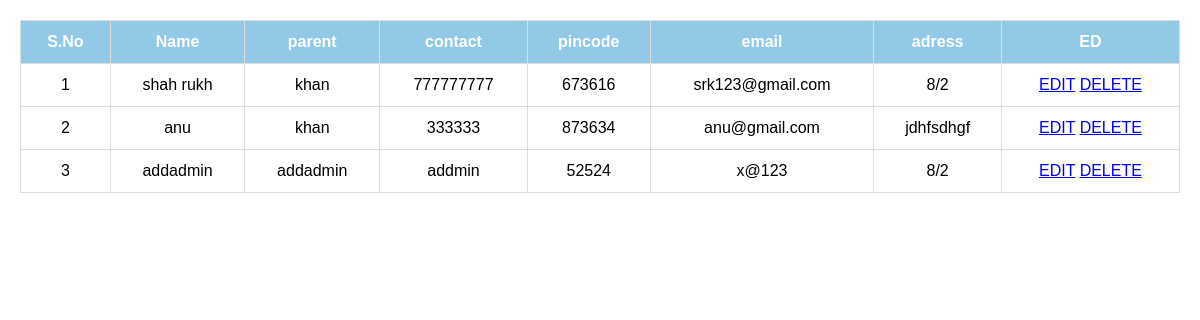
/view, run on the app's committed database.
### studentapp/models.py (models this page shows)
class studentview(models.Model):
    name=models.CharField(max_length=38)
    parent=models.CharField(max_length=38)
    contact=models.CharField(max_length=38)
    pincode=models.CharField(max_length=38)
    email=models.CharField(max_length=38)
    adress=models.CharField(max_length=38)

### studentapp/views.py (the view)
# urls.py: path('view',views.view,name='view'),
def view(request):
    data=studentview.objects.all()
    return render(request,"view.html",{'data':data})

### studentapp/templates/view.html (shortened to what this page needs)
<!DOCTYPE html>
<html>
<head>
  <link rel="stylesheet" href="../static/style2.css">
</head>
<table class="table">
  <thead>
    <th>S.No</th>
    <th>Name</th>
    <th>parent</th>
    <th>contact</th>
    <th>pincode</th>
    <th>email</th>
    <th>adress</th>
    <th>ED</th>
  </thead>
  <tbody>
    {% for i in data %}
    <tr>
      <td data-label="S.No">{{forloop.counter}}</td>
      <td data-label="Name">{{i.name}}</td>
      <td data-label="parent">{{i.parent}}</td>
      <td data-label="contact">{{i.contact}}</td>
      <td data-label="pincode">{{i.pincode}}</td>
      <td data-label="email">{{i.email}}</td>
      <td data-label="adress">{{i.adress}}</td>
      <td data-label="ED"><a href="{% url 'edit' i.id %}">EDIT</a>   <a href="{% url 'delete' i.id %}">DELETE</a></td>
    </tr>
  </tbody>
  {% endfor %}
</table>
</body>
</html>

### studentapp/static/style2.css (style rules this page uses)
* { box-sizing: border-box; }
.table { width: 100%; border-collapse: collapse; }
.table td, .table th { padding: 12px 15px; border: 1px solid #ddd; text-align: center; font-size: 16px; }
.table th { background-color: #92c9e6; color: #ffffff; }

### data on the page
studentview: name "shah rukh", parent "khan", contact "777777777", pincode "673616", email "srk123@gmail.com", adress "8/2"
studentview: name "anu", parent "khan", contact "333333", pincode "873634", email "anu@gmail.com", adress "jdhfsdhgf"
studentview: name "addadmin", parent "addadmin", contact "addmin", pincode "52524", email "x@123", adress "8/2"
